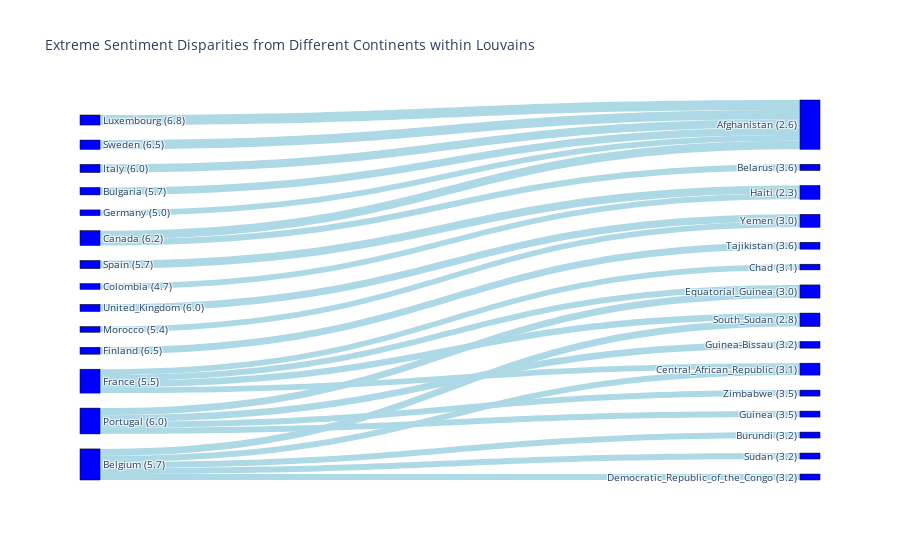

Source (notebook cell):
### Code cell
# Filter only top most connected countries for clarity
df_subgraph = df_disparity.head(25)  # Top 30 extreme disparities

# SANKEY
plot_sankey_disparities(df_subgraph)

### Figure 1 — Plotly figure (JSON) as saved in the notebook; plotly's stock layout.template omitted (floating-point values rounded to 4 significant figures)
{"data": [{"link": {"color": "lightblue", "source": [0, 2, 3, 4, 6, 7, 8, 10, 12, 14, 8, 17, 3, 12, 12, 8, 8, 12, 17, 12, 25, 26, 27, 17, 17], "target": [1, 1, 1, 5, 1, 1, 9, 11, 13, 15, 16, 13, 18, 19, 20, 21, 22, 23, 9, 24, 11, 5, 1, 28, 19], "value": [4.2, 3.9, 3.6, 3.4, 3.4, 3.1, 3, 3, 2.9, 2.9, 2.8, 2.7, 2.6, 2.6, 2.5, 2.5, 2.5, 2.5, 2.5, 2.5, 2.4, 2.4, 2.4, 2.4, 2.4]}, "node": {"color": "blue", "label": ["Luxembourg (6.8)", "Afghanistan (2.6)", "Sweden (6.5)", "Canada (6.2)", "Spain (5.7)", "Haiti (2.3)", "Italy (6.0)", "Bulgaria (5.7)", "Portugal (6.0)", "Equatorial_Guinea (3.0)", "United_Kingdom (6.0)", "Yemen (3.0)", "Belgium (5.7)", "South_Sudan (2.8)", "Finland (6.5)", "Tajikistan (3.6)", "Guinea-Bissau (3.2)", "France (5.5)", "Belarus (3.6)", "Central_African_Republic (3.1)", "Burundi (3.2)", "Zimbabwe (3.5)", "Guinea (3.5)", "Sudan (3.2)", "Democratic_Republic_of_the_Congo (3.2)", "Morocco (5.4)", "Colombia (4.7)", "Germany (5.0)", "Chad (3.1)"], "line": {"color": "black", "width": 0.5}, "pad": 15, "thickness": 20}, "type": "sankey"}], "layout": {"font": {"size": 10}, "title": {"text": "Extreme Sentiment Disparities from Different Continents within Louvains"}}}
